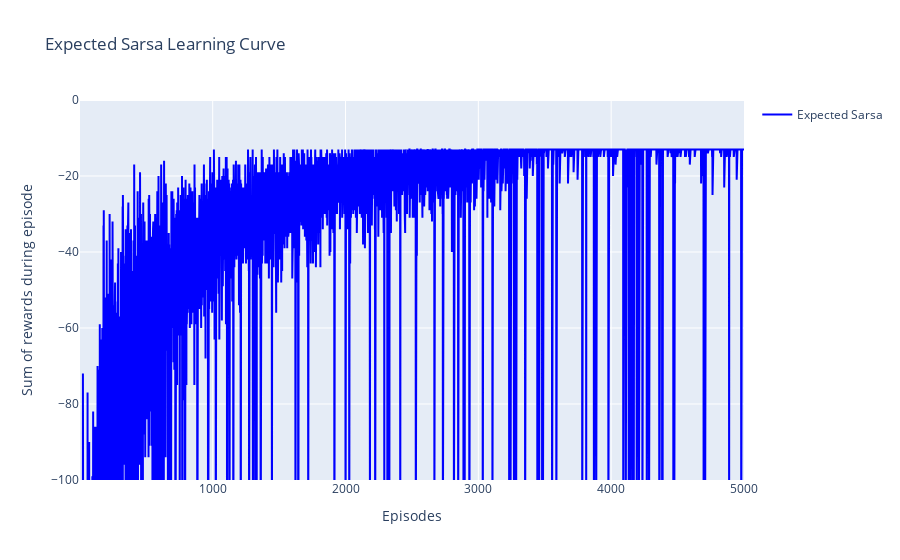

The notebook cell this image was saved under:
### Markdown cell above
visualize the **_estimated_** optimal policy and the corresponding state-value function.

### Code cell
# obtain the estimated optimal policy and corresponding action-value function
Q_expsarsa, expsarsa_rewards = expected_sarsa(env, 5000, 0.01)

# print the estimated optimal policy
policy_expsarsa = np.array(
    [np.argmax(Q_expsarsa[key]) if key in Q_expsarsa else -1 for key in np.arange(48)]
).reshape(4, 12)
check_test.run_check("td_control_check", policy_expsarsa)
print("\nEstimated Optimal Policy (UP = 0, RIGHT = 1, DOWN = 2, LEFT = 3, N/A = -1):")
print(policy_expsarsa)

# plot the estimated optimal state-value function
plot_values(
    [np.max(Q_expsarsa[key]) if key in Q_expsarsa else 0 for key in np.arange(48)]
)

### Figure 1 — Plotly figure (JSON) as saved in the notebook; plotly's stock layout.template omitted (floating-point values rounded to 4 significant figures; data arrays with more than 128 entries replaced by an {"elided": "..."} marker saying what was removed)
{"data": [{"line": {"color": "blue"}, "mode": "lines", "name": "Expected Sarsa", "type": "scatter", "x": {"elided": "5000 int values"}, "y": {"elided": "5000 int values"}}], "layout": {"showlegend": true, "title": {"text": "Expected Sarsa Learning Curve"}, "xaxis": {"title": {"text": "Episodes"}}, "yaxis": {"range": [-100, 0], "title": {"text": "Sum of rewards during episode"}}}}
